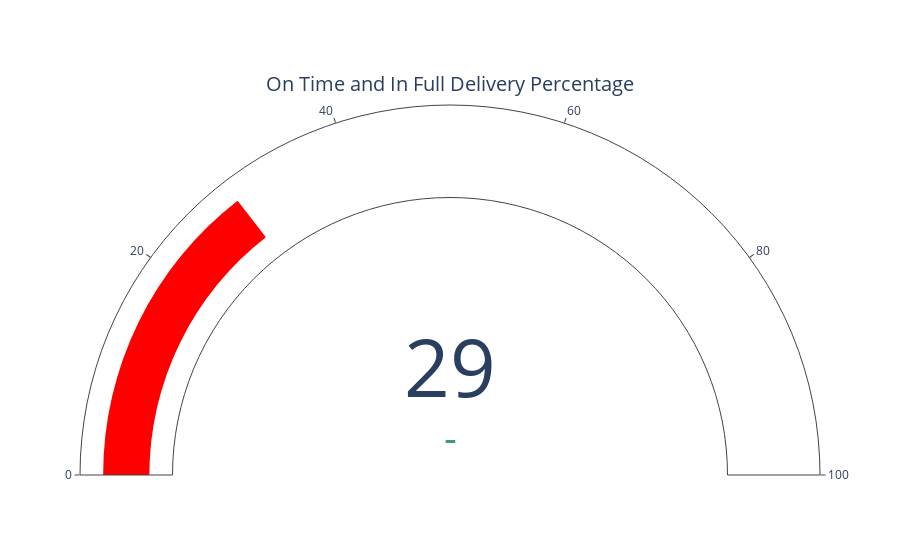

The notebook cell this image was saved under:
### Markdown cell above
##### Only 53% of the orders were in full quantity as per the order placed by customers, rest orders were not fulfilled.

### Code cell
ontime_infull_per = (orders_aggregate_df['otif'].sum() / orders_aggregate_df['order_id'].value_counts().sum()) * 100

fig = go.Figure(go.Indicator(value = ontime_infull_per, mode = "gauge+number+delta", title = {'text': "On Time and In Full Delivery Percentage"}, gauge = {'axis': {'range': [None, 100]}, 'bar': {'color': "red"}}))
fig.show()
ontime_infull_per

### Figure 1 — Plotly figure (JSON) as saved in the notebook; plotly's stock layout.template omitted (floating-point values rounded to 4 significant figures)
{"data": [{"gauge": {"axis": {"range": [null, 100]}, "bar": {"color": "red"}}, "mode": "gauge+number+delta", "title": {"text": "On Time and In Full Delivery Percentage"}, "type": "indicator", "value": 29.02}], "layout": {}}
